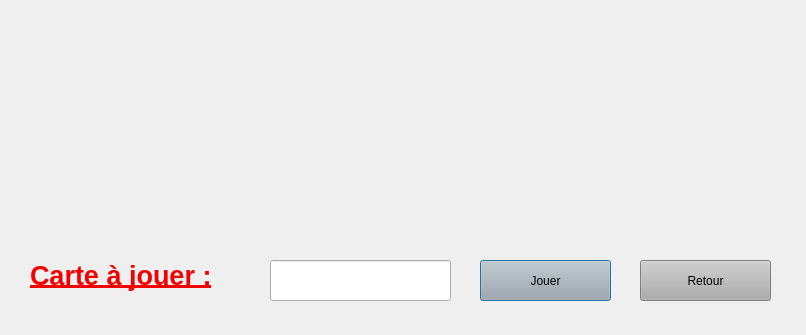
<?xml version="1.0" encoding="UTF-8"?>
<ui version="4.0">
 <class>PlayOneCardDialog</class>
 <widget class="QDialog" name="PlayOneCardDialog">
  <property name="geometry">
   <rect>
    <x>0</x>
    <y>0</y>
    <width>806</width>
    <height>335</height>
   </rect>
  </property>
  <property name="windowTitle">
   <string>Jouer une carte</string>
  </property>
  <property name="windowIcon">
   <iconset resource="resources.qrc">
    <normaloff>:/img/img/wizardPokerLogo.png</normaloff>:/img/img/wizardPokerLogo.png</iconset>
  </property>
  <property name="styleSheet">
   <string notr="true">background: url(:/img/img/menuBg.png)</string>
  </property>
  <widget class="QWidget" name="layoutWidget">
   <property name="geometry">
    <rect>
     <x>0</x>
     <y>0</y>
     <width>811</width>
     <height>221</height>
    </rect>
   </property>
   <layout class="QHBoxLayout" name="hand"/>
  </widget>
  <widget class="QLineEdit" name="chosenCard">
   <property name="geometry">
    <rect>
     <x>270</x>
     <y>260</y>
     <width>181</width>
     <height>41</height>
    </rect>
   </property>
   <property name="focusPolicy">
    <enum>Qt::StrongFocus</enum>
   </property>
   <property name="styleSheet">
    <string notr="true"/>
   </property>
  </widget>
  <widget class="QLabel" name="label">
   <property name="geometry">
    <rect>
     <x>30</x>
     <y>250</y>
     <width>231</width>
     <height>51</height>
    </rect>
   </property>
   <property name="styleSheet">
    <string notr="true">background: transparent</string>
   </property>
   <property name="text">
    <string>&lt;html&gt;&lt;head/&gt;&lt;body&gt;&lt;p&gt;&lt;span style=&quot; font-size:20pt; font-weight:600; text-decoration: underline; color:#f30101;&quot;&gt;Carte à jouer :&lt;/span&gt;&lt;/p&gt;&lt;/body&gt;&lt;/html&gt;</string>
   </property>
  </widget>
  <widget class="QPushButton" name="pushButton">
   <property name="geometry">
    <rect>
     <x>480</x>
     <y>260</y>
     <width>131</width>
     <height>41</height>
    </rect>
   </property>
   <property name="mouseTracking">
    <bool>false</bool>
   </property>
   <property name="styleSheet">
    <string notr="true">background: rgb(173, 173, 173)</string>
   </property>
   <property name="text">
    <string>Jouer</string>
   </property>
  </widget>
  <widget class="QPushButton" name="retourButton">
   <property name="geometry">
    <rect>
     <x>640</x>
     <y>260</y>
     <width>131</width>
     <height>41</height>
    </rect>
   </property>
   <property name="styleSheet">
    <string notr="true">background: rgb(173, 173, 173)</string>
   </property>
   <property name="text">
    <string>Retour</string>
   </property>
  </widget>
 </widget>
 <resources>
  <include location="resources.qrc"/>
 </resources>
 <connections/>
</ui>
